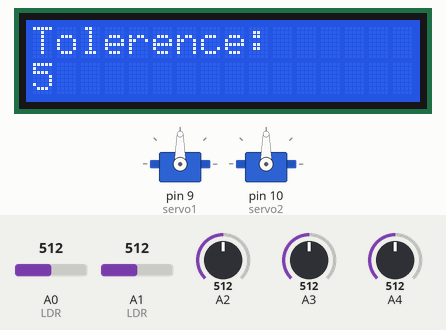
Bench run of a sketch on a simulated Arduino Uno, built with avr-gcc and run on an emulated ATmega328P. On the bench: 16×2 character LCD, 2 × servo. Inputs (shaded band) come from the test bench; at power-on: A2 = 512, A1 (LDR) = 512, A0 (LDR) = 512, A4 = 512, A3 = 512.

Above: at 1.2 s.
1.3 s: A2 set to 114
At 2.1 s:
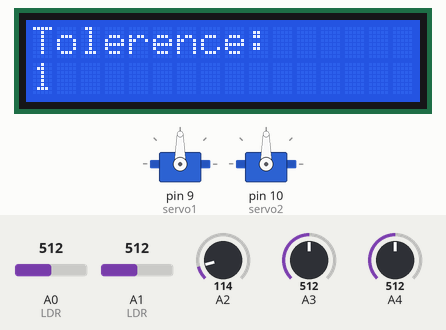
2.8 s: A2 set to 95
At 4.5 s:
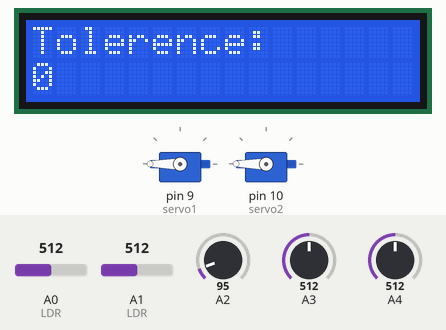
4.8 s: A1 (LDR) set to 528
At 7.3 s:
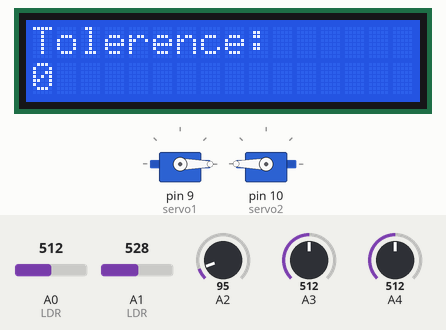
7.5 s: A0 (LDR) set to 716
At 7.95 s:
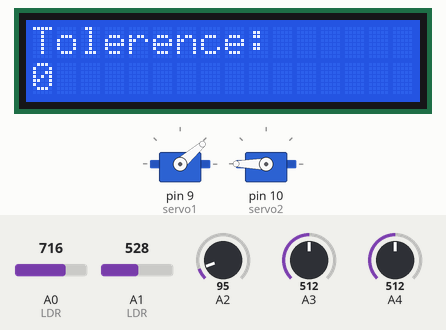
10.5 s: A4 set to 520
At 13.0 s:
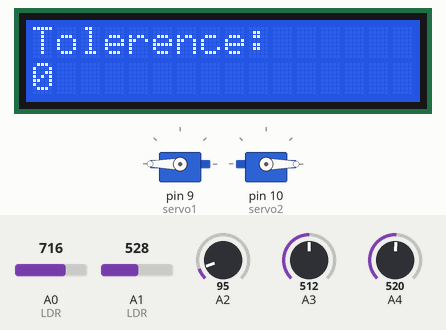
13.2 s: A3 set to 716
At 13.67 s:
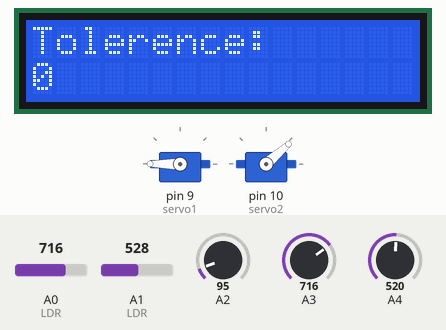
Timing chart, 0 to 16.7 s (numbered marks = the images above; inputs shaded):
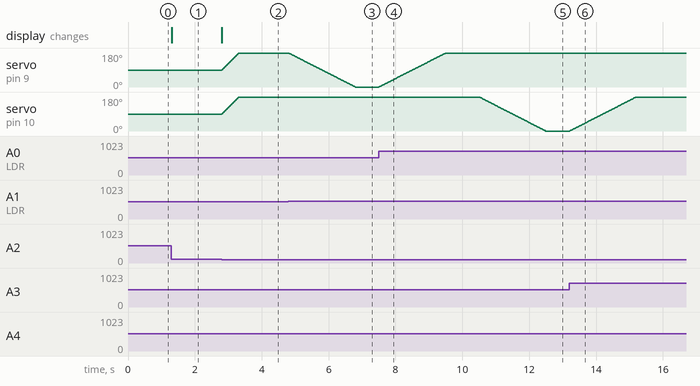

The sketch:

Solar_Panel_System_1A.ino
```cpp
/* This program controls the orientation of s solar panel to face the sun.
This will mean the solar panel will produce power at maximum efficiency.
It does this by comparing how much light is hitting the top and bottom of the solar panel rotating the solar panel on the x-axis towards the light.
The light will be detected by light-dependent resisotors (LDR.
The same happens for the left and right-hand sides of the panel and rotating the solar panel in the z-axis.
The tolerance between the sensors can be adjusted by a variable resistor to prevent the solar panel constantly trying to face the sun.
The tolerance value is displayed on an LCD display.*/

// Revisons:

// Load in libary for the liquid crystal display
#include <LiquidCrystal.h>
// load in libary for the servo motors
#include <Servo.h>

void UpDown();// initialize the functon to move the sensor up and down
void LeftRight();// initialize the functon to move the sensor up and down

Servo servo1;
Servo servo2;

// Initialize the library with the numbers of the interface pins
LiquidCrystal lcd(12, 11, 5, 4, 3, 2);

// set up loop
void setup() {

  lcd.begin(16, 2); // Initialize the LCD with 16 characters long on each line and 2 lines.
  lcd.print("Tolerence: "); // Print "Tolerence on the first line of the LCD.
  servo1.attach(9);// conect servo 1 to interface pin 9
  servo2.attach(10); // conect servo 2 to interface pin 10

  servo1.write(90); // sets the angle of servo 1 to 90 degrees
  servo2.write(90); // sets the angle of servo 2 to 90 degrees
}

// main loop
void loop(){

 int Tolerence = 0;// set tolerence to 0

 int sensorTop = analogRead(A0);// set the top LDR input to analog pin 0
 int sensorBottom = analogRead(A1);// set the bottom LDR input to analog pin 1
 int sensorLeft = analogRead(A3);// set the left LDR input to analog pin 3
 int sensorRight = analogRead(A4);// set the right LDR input to analog pin 4

 int sensorTest1 = sensorTop - sensorBottom;// Compares the difference in top and bottom
 int sensorTest2 = sensorBottom - sensorTop;// Compares the difference in top and bottom
 int sensorTest3 = sensorLeft - sensorRight;// Compares the difference in left and right
 int sensorTest4 = sensorRight - sensorLeft;// Compares the difference in left and right

 int TolerenceValue = analogRead(A2);// Reads the variable resistor value to get tolerence
 Tolerence = (TolerenceValue * (5.0 / 1023.0))*2;// sets tolerence value and changes value between 1 and 10

 lcd.setCursor(0,1);// sets the lcd to write on the second line
 lcd.print(Tolerence);// write the tolerence value to the lcd.

 if ((sensorTest1 >= 0)&&(sensorTest1 >= Tolerence)) // checks to see if sensor test 1 is greater then or equal to the tolerance and that sensor test 1 is a positive number
 	{
  	 UpDown(sensorTop, sensorBottom);// calls function to move the solar panel up or down towards the sun. Also pass the values of top and bottom sensors
 	}

 if((sensorTest2 >= 0)&&(sensorTest2 >= Tolerence)) // checks to see if sensor test 2 is greater then or equal to the tolerance and that sensor test 2 is a positive number
 	{
 	 UpDown(sensorTop, sensorBottom);// calls function to move the solar panel up or down towards the sun. Also pass the values of top and bottom sensors
 	}

 if((sensorTest3 >= 0)&&(sensorTest3 >= Tolerence)) // checks to see if sensor test 3 is greater then or equal to the tolerance and that sensor test 3 is a positive number
 	{
     LeftRight(sensorLeft, sensorRight);// calls function to move the solar panel left or right towards the sun. Also pass the values of left and right sensors
 	}

 if((sensorTest4 >= 0)&&(sensorTest4 >= Tolerence)) // checks to see if sensor test 4 is greater then or equal to the tolerance and that sensor test 4 is a positive number
  	{
  	LeftRight(sensorLeft, sensorRight);// calls function to move the solar panel Left or right towards the sun. Also pass the values of left and right sensors
  	}

 delay(10); //wait 10 millie seconds before moving back to the start of the main loop.
}

// function to check what direction to move up or down and turn towards the sun. Also take the value of top and bottom from the main loop and return nothing.
void UpDown(int sensorTop, int sensorBottom){

  int pos1= servo1.read();// reads the current angle of servo 1

  if(sensorTop < sensorBottom) // checks to see if the bottom sensor is grater than the top tehn enter the loop.
    {
     pos1 = --pos1; // change the angle by -1
    }
  	 else// if the bottom is not greater than the top then enter this loop
     {
      pos1 = ++pos1;// change the angle by +1
     }
  servo1.write(pos1); // write the new angle to servo 1
}

// function to check what direction to move left or right and turn towards the sun.Also take the value of left and right from the main loop and return nothing.
void LeftRight(int sensorLeft, int sensorRight){

 int pos2= servo2.read();// reads the current angle of servo 1

 if(sensorLeft < sensorRight)// checks to see if the left sensor is grater than the right tehn enter the loop.
   {
    pos2 = --pos2;// change the angle by -1
   }
  	else// if the left is not greater than the right then enter this loop
    {
     pos2 = pos2 + 1;// change the angle by +1
    }
  servo2.write(pos2); // write the new angle to servo 1
}
```

Measured:
- the behaviour switches between 103 and 102 on A2 (found by bisection; images 1 and 2)
- the behaviour switches between 512 and 513 on A1 (LDR) (found by bisection; images 2 and 3)
- the behaviour switches between 512 and 513 on A4 (found by bisection; images 4 and 5)
- after the input at 1.3 s, the display: changes at once (image 1)
- after the input at 2.8 s, servo on pin 9 (servo1), servo on pin 10 (servo2): moves from 90° to 180° over 0.49 s, starting at once; the display: changes at once (image 2)
- after the input at 4.8 s, servo on pin 9 (servo1): moves from 180° to 0° over 2.0 s, starting at once
- after the input at 7.5 s, servo on pin 9 (servo1): moves from 0° to 180° over 2.0 s, starting at once
- after the input at 10.5 s, servo on pin 10 (servo2): moves from 180° to 0° over 2.0 s, starting at once
- after the input at 13.2 s, servo on pin 10 (servo2): moves from 0° to 180° over 2.0 s, starting at once
